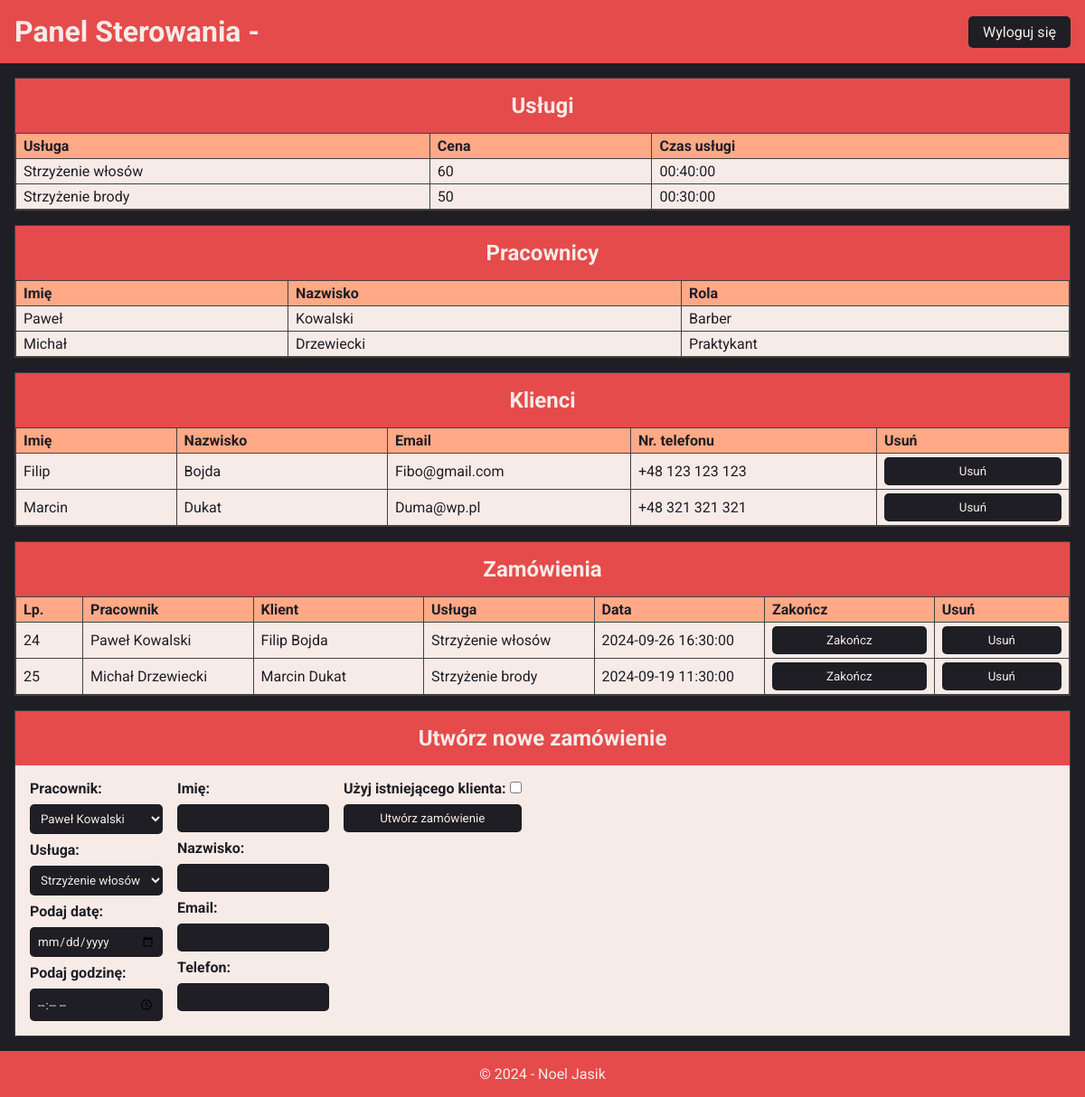
The app's page /pages/control_panel.php with its own data.
### tables this page shows
CREATE TABLE `services` (
  `id` int(11) NOT NULL,
  `name` varchar(100) NOT NULL,
  `price` decimal(10,0) NOT NULL,
  `service_time` time NOT NULL
);

CREATE TABLE `employees` (
  `id` int(11) NOT NULL,
  `name` varchar(100) NOT NULL,
  `last_name` varchar(100) NOT NULL,
  `role_id` int(11) NOT NULL
);

CREATE TABLE `roles` (
  `id` int(11) NOT NULL,
  `name` varchar(100) NOT NULL,
  `hourly_wage` decimal(10,2) NOT NULL
);

CREATE TABLE `clients` (
  `id` int(11) NOT NULL,
  `name` varchar(100) NOT NULL,
  `last_name` varchar(100) NOT NULL,
  `email` varchar(100) NOT NULL,
  `telephone` varchar(100) NOT NULL
);

CREATE TABLE `orders` (
  `id` int(11) NOT NULL,
  `employee_id` int(11) NOT NULL,
  `client_id` int(11) NOT NULL,
  `service_id` int(11) NOT NULL,
  `date` timestamp NOT NULL DEFAULT current_timestamp() ON UPDATE current_timestamp(),
  `completed` tinyint(1) NOT NULL
);

### pages/control_panel.php (the view, shortened to what this page needs)
<?php
$servername = "localhost";
$username = "";
$password = "";
$databaseName = "controlPanelPhp";
$conn = mysqli_connect($servername, $username, $password, $databaseName);
$queries = [
    'clients' => "SELECT * FROM clients",
    'employees' => "SELECT employees.*, roles.name as role_name FROM employees INNER JOIN roles ON employees.role_id = roles.id",
    'orders' => "SELECT orders.*, employees.name as employee_name, employees.last_name as employee_last_name, clients.name as client_name, clients.last_name as client_last_name, services.name as service_name FROM orders INNER JOIN employees ON orders.employee_id = employees.id INNER JOIN clients ON orders.client_id = clients.id INNER JOIN services ON orders.service_id = services.id",
    'roles' => "SELECT * FROM roles",
    'services' => "SELECT * FROM services"
];
$resultClients = $conn->query($queries['clients']);
$resultEmployees = $conn->query($queries['employees']);
$resultOrders = $conn->query($queries['orders']);
$resultServices = $conn->query($queries['services']);
$tableClients = [];
while ($row = $resultClients->fetch_assoc()) {
    $tableClients[] = $row;
}
$tableEmployees = [];
while ($row = $resultEmployees->fetch_assoc()) {
    $tableEmployees[] = $row;
}
$tableOrders = [];
while ($row = $resultOrders->fetch_assoc()) {
    $tableOrders[] = $row;
}
$tableServices = [];
while ($row = $resultServices->fetch_assoc()) {
    $tableServices[] = $row;
}
?>
<!DOCTYPE html>
<html lang="pl">
<head>
    <link rel="stylesheet" href="../css/index.css">
</head>
<body>
    <header>
        <h1>Panel Sterowania - <?php echo $username ?> </h1>
        <a class="btn" href="../index.php">Wyloguj się</a>
    </header>
    <main>
        <div class="table-box">
            <h2>Usługi</h2>
            <table>
                <tr>
                    <th>Usługa</th>
                    <th>Cena</th>
                    <th>Czas usługi</th>
                </tr>
                <?php foreach ($tableServices as $row): ?>
                    <tr>
                        <td><?php echo $row['name']; ?></td>
                        <td><?php echo $row['price']; ?></td>
                        <td><?php echo $row['service_time']; ?></td>
                    </tr>
                <?php endforeach; ?>
            </table>
        </div>
        <div class="table-box">
            <h2>Pracownicy</h2>
            <table>
                <tr>
                    <th>Imię</th>
                    <th>Nazwisko</th>
                    <th>Rola</th>
                </tr>
                <?php foreach ($tableEmployees as $row): ?>
                    <tr>
                        <td><?php echo $row['name']; ?></td>
                        <td><?php echo $row['last_name']; ?></td>
                        <td><?php echo $row['role_name']; ?></td>
                    </tr>
                <?php endforeach; ?>
            </table>
        </div>
        <div class="table-box">
            <h2>Klienci</h2>
            <table>
                <tr>
                    <th>Imię</th>
                    <th>Nazwisko</th>
                    <th>Email</th>
                    <th>Nr. telefonu</th>
                    <th>Usuń</th>
                </tr>
                <?php foreach ($tableClients as $row): ?>
                    <tr>
                        <td><?php echo $row['name']; ?></td>
                        <td><?php echo $row['last_name']; ?></td>
                        <td><?php echo $row['email']; ?></td>
                        <td><?php echo $row['telephone']; ?></td>
                        <form action="delete_entry.php" method="post">
                            <td><input type="submit" value="Usuń" class="btn"></td>
                        </form>
                    </tr>
                <?php endforeach; ?>
            </table>
        </div>
        <div class="table-box">
            <h2>Zamówienia</h2>
            <table>
                <tr>
                    <th>Lp.</th>
                    <th>Pracownik</th>
                    <th>Klient</th>
                    <th>Usługa</th>
                    <th>Data</th>
                    <th>Zakończ</th>
                    <th>Usuń</th>
                </tr>
                <?php foreach ($tableOrders as $row):
                    if ($row['completed'] == 0) :
                ?>
                        <tr>
                            <td><?php echo $row['id']; ?></td>
                            <td><?php echo $row['employee_name'] . ' ' . $row['employee_last_name']; ?></td>
                            <td><?php echo $row['client_name'] . ' ' . $row['client_last_name']; ?></td>
                            <td><?php echo $row['service_name']; ?></td>
                            <td><?php echo $row['date']; ?></td>
                            <form action="complete_order.php" method="post">
                                <td><input type="submit" value="Zakończ" class="btn"></td>
                            </form>
                            <form action="delete_entry.php" method="post">
                                <td><input type="submit" value="Usuń" class="btn"></td>
                            </form>
                        </tr>
                <?php endif;
                endforeach; ?>
            </table>
        </div>
        <div class="table-box create-order">
            <h2>Utwórz nowe zamówienie</h2>
            <form action="create_order.php" method="post">
                <div class="form-box">
                    <label for="employee_id">Pracownik:</label>
                    <select name="employee_id" id="employee_id" class="btn">
                        <?php foreach ($tableEmployees as $employee): ?>
                            <option value="<?php echo $employee['id']; ?>"><?php echo $employee['name'] . ' ' . $employee['last_name']; ?></option>
                        <?php endforeach; ?>
                    </select>
                    <label for="service_id">Usługa:</label>
                    <select name="service_id" id="service_id" class="btn">
                        <?php foreach ($tableServices as $service): ?>
                            <option value="<?php echo $service['id']; ?>"><?php echo $service['name']; ?></option>
                        <?php endforeach; ?>
                    </select>
                    <label for="date">Podaj datę:</label>
                    <input required type="date" name="date" id="date" class="btn">
                    <label for="time">Podaj godzinę:</label>
                    <input required type="time" name="time" id="time" class="btn">
                </div>
                <div class="form-box">
                    <div id="new_client_fields" class="client-info-box" style="display: none">
                        <label for="client_name">Imię:</label>
                        <input type="text" name="client_name" id="client_name" class="btn">
                        <label for="client_last_name">Nazwisko:</label>
                        <input type="text" name="client_last_name" id="client_last_name" class="btn">
                        <label for="client_email">Email:</label>
                        <input type="email" name="client_email" id="client_email" class="btn">
                        <label for="client_telephone">Telefon:</label>
                        <input type="text" name="client_telephone" id="client_telephone" class="btn">
                    </div>
                </div>
                <div class="form-box">
                <label for="toggle_client">Użyj istniejącego klienta: <input type="checkbox" id="toggle_client" name="toggle_client" onclick="toggleClientFields()">
                </label>
                <input type="submit" value="Utwórz zamówienie" class="btn">
            </div>
            </form>
        </div>
    </main>
    <footer>
        <p>© 2024 - Noel Jasik</p>
    </footer>
</body>
</html>

### css/index.css (style rules this page uses)
* { margin: 0; padding: 0; box-sizing: border-box; font-family: "Roboto", sans-serif; }
:root { --imperial-red: #e54b4bff; --atomic-tangerine: #ffa987ff; --seashell: #f7ebe8ff; --seashell-2: #f0bcaf; --jet: #444140ff; --raisin-black: #1e1e24ff; }
body { background-color: var(--raisin-black); color: var(--raisin-black); width: 100%; min-height: 100vh; display: flex; justify-content: space-between; align-items: center; flex-direction: column; }
header { background-color: var(--imperial-red); color: var(--seashell); width: 100%; padding: 1rem; text-align: center; display: flex; justify-content: space-between; align-items: center; align-content: center; }
.btn { background-color: var(--raisin-black); color: var(--seashell); padding: 0.5rem 1rem; border: none; border-radius: 5px; cursor: pointer; transition: 0.3s; text-decoration: none; }
main { display: grid; grid-template-columns: repeat(2, 1fr); grid-column-gap: 1rem; grid-row-gap: 1rem; padding: 1rem; width: 100%; }
.table-box { background-color: var(--seashell); display: flex; flex-direction: column; justify-content: flex-start; align-items: center; width: 100%; border-collapse: collapse; height: 100%; border-style: solid; border-width: 1px; border-color: var(--jet); }
.table-box table { width: 100%; border-collapse: collapse; overflow-y: scroll; }
.table-box table th { text-align: left; background-color: var(--atomic-tangerine); padding: 0.25rem 0.5rem; border-style: solid; border-width: 1px; border-color: var(--jet); }
.table-box table td { padding: 0.25rem 0.5rem; border-style: solid; border-width: 1px; border-color: var(--jet); max-width: 100px; overflow: hidden; }
.table-box table td .btn { width: 100%; }
.table-box h2 { background-color: var(--imperial-red); color: var(--seashell); padding: 1rem; font-size: 1.5rem; text-align: center; width: 100%; }
.create-order form { width: 100%; display: flex; justify-content: flex-start; flex-wrap: wrap; flex-direction: row; align-items: flex-start; padding: 1rem; gap: 1rem; }
.create-order form .form-box { display: flex; flex-direction: column; justify-content: flex-start; align-items: flex-start; gap: 0.5rem; }
.create-order form .form-box label { font-weight: bold; }
.create-order form .form-box input { padding: 0.5rem; border-radius: 5px; }
.create-order form .form-box select { padding: 0.5rem; border-radius: 5px; }
.create-order form .form-box .btn { width: 100%; }
.create-order form .form-box .client-info-box { display: flex; flex-direction: column; justify-content: flex-start; align-items: flex-start; gap: 0.5rem; width: 100%; }
.create-order form .form-box .client-info-box .btn { width: 100%; }
footer { background-color: var(--imperial-red); color: var(--seashell); padding: 1rem; text-align: center; width: 100%; }
@media screen and (max-width: 1400px) { main { grid-template-columns: repeat(1, 1fr) !important; } }

### records on screen
services: name "Strzyżenie włosów", price "60", service_time "00:40:00"
services: name "Strzyżenie brody", price "50", service_time "00:30:00"
employees: name "Paweł", last_name "Kowalski", role.name "Barber"
employees: name "Michał", last_name "Drzewiecki", role.name "Praktykant"
clients: name "Filip", last_name "Bojda", email "Fibo@gmail.com", telephone "+48 123 123 123"
clients: name "Marcin", last_name "Dukat", email "Duma@wp.pl", telephone "+48 321 321 321"
orders: id "24", employee.name "Paweł", employee.last_name "Kowalski", client.name "Filip", client.last_name "Bojda", service.name "Strzyżenie włosów", date "2024-09-26 16:30:00"
orders: id "25", employee.name "Michał", employee.last_name "Drzewiecki", client.name "Marcin", client.last_name "Dukat", service.name "Strzyżenie brody", date "2024-09-19 11:30:00"

### other values on screen
form field employee_id "Paweł Kowalski"
form field service_id "Strzyżenie włosów"
